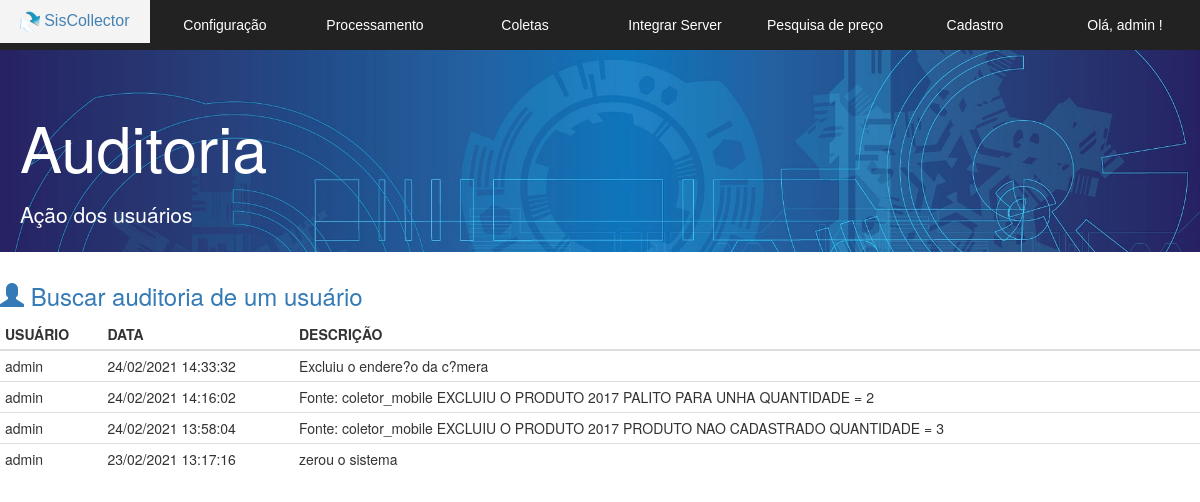
Before: /coletor/v_listar_auditoria.php (signed in) with the older database file.
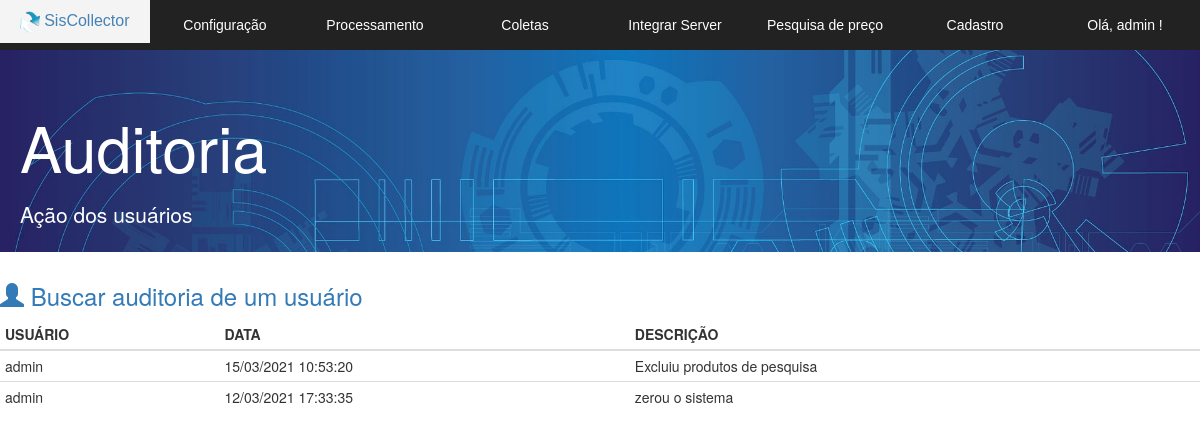
After: the same page with the newer database file.
### tables this page shows
CREATE TABLE IF NOT EXISTS `auditoria` (
  `id` int(11) NOT NULL AUTO_INCREMENT,
  `usuario` varchar(255) DEFAULT NULL,
  `descricao` varchar(255) DEFAULT NULL,
  `data` datetime NOT NULL,
  PRIMARY KEY (`id`)
);

### coletor/v_listar_auditoria.php (the view, shortened to what this page needs)
<!DOCTYPE html>
<html lang="pt-br">
<head>
  <link href="bootstrap/css/bootstrap.min.css" rel="stylesheet">
  <link rel="stylesheet" href="css.css">
  <link rel="stylesheet" href="normalize.css">
</head>
<body>
	<section id="principal">
   <?php
   require 'v_cabecalho.php';
   ?>
   <section class="corpo">
    <div class="jumbotron jumbotron-fluid">
      <div class="container">
        <h1 class="display-4">Auditoria</h1>
        <p class="lead">Ação dos usuários</p>
      </div>
    </div>
    <h3> <a href="v_buscar_usuario.php" > <span class="glyphicon glyphicon-user" aria-hidden="true"></span> Buscar auditoria de um usuário </a></h3>
    <?php
    $listagem = mysqli_query($conexao,  "SELECT * FROM auditoria order by id desc");
    ?>
    <table class="table table-condensed">
     <thead >
      <tr class="table-primary">
        <th scope="col">USUÁRIO</th>
        <th scope="col">DATA</th>
        <th scope="col">DESCRIÇÃO</th>
      </tr>
    </thead>
    <tbody>
      <?php
      while($linha = mysqli_fetch_array($listagem)) {
      $data = $linha['data'];
      ?>
        <tr>
          <td> <?= $linha['usuario'] ?> </td>
          <td> <?php echo date('d/m/Y H:i:s', strtotime($data));  ?>  </td>
          <td> <?= utf8_encode($linha['descricao']);  ?> </td>
        </tr>
        <?php } ?>
      </tbody>
    </table>
  </section>
</section>
</body>
</html>

### coletor/v_cabecalho.php (shortened to what this page needs)
<?php
$usuario = $_SESSION['usuario'];
?>
<div>
<nav class="menu">
	<ul>
		<li> <a href="index.php" id="a"> <img src="logo.png" height="22px" alt=""> SisCollector	</a></li>
		<li><a href="#">Configuração</a>
		</li>
		<li> <a href="#"> Processamento </a>
		</li>
		<li><a href="#">Coletas </a>
		</li>
		<li><a href="#">Integrar Server</a>
		</li>
		<li><a href="v_pesquisa_preco.php">Pesquisa de preço</a> </li>
		<li><a href="#">Cadastro</a>
		</li>
		<li> <a href="#"> Olá, <?php echo $usuario ;?> ! </a>
		</li>
	</ul>
</nav>
</div>

### coletor/css.css (style rules this page uses)
.jumbotron { padding-top: 70px; height: 18em; width: 100%; max-height: 50%; max-width: 100%; min-height: 20%; min-width: 30%; background-image: url("bg.jpg")!important; background-size: cover; color:#ffffff; }
.jumbotron h1 { margin-bottom: 0.3em; }
.jumbotron .container { margin-left:5px; }
a:link { text-decoration:none ; }
.menu { position: fixed; width: 100%; height: 50px; background-color: #222; font-family: 'arial'; }
#a { padding: 10px; color: #4682B4; font-size: 16px; }
.menu ul { list-style: none; position: relative; }
.menu ul li { width: 150px; float: left; }
.menu a { padding: 15px; display: block; text-decoration: none; text-align: center; background-color: #222; color:#fff; }

Changed rows visible on the page:
removed auditoria: usuario "admin", data "24/02/2021 14:33:32", descricao "Excluiu o endere?o da c?mera"
removed auditoria: usuario "admin", data "24/02/2021 14:16:02", descricao "Fonte: coletor_mobile EXCLUIU O PRODUTO 2017 PALITO PARA UNHA QUANTIDADE = 2"
changed auditoria: data "24/02/2021 13:58:04" → "15/03/2021 10:53:20"; descricao "Fonte: coletor_mobile EXCLUIU O PRODUTO 2017 PRODUTO NAO CADASTRADO QUANTIDADE = 3" → "Excluiu produtos de pesquisa"
changed auditoria "zerou o sistema": data "23/02/2021 13:17:16" → "12/03/2021 17:33:35"
